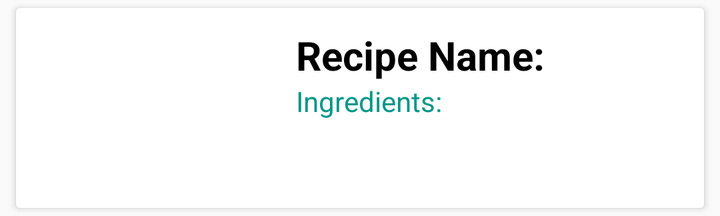
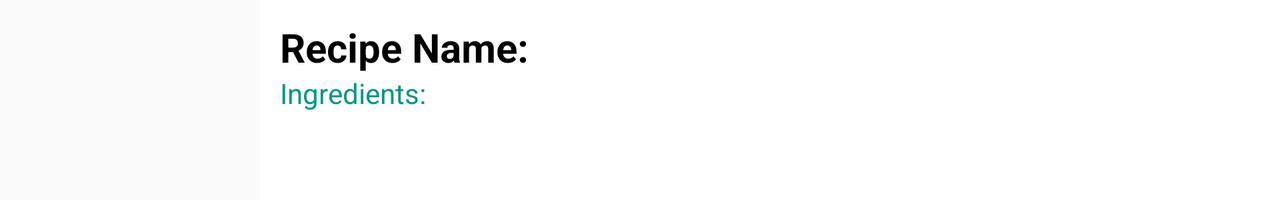

An Android layout and its configuration variant, each rendered on a device that would load it. The default file and the variant file are quoted in full after the pictures.
<!-- AndroidManifest.xml: application theme AppTheme -->
<!-- res/layout/recipe_list_item.xml -->
<?xml version="1.0" encoding="utf-8"?>
<android.support.v7.widget.CardView xmlns:android="http://schemas.android.com/apk/res/android"
    android:layout_height="wrap_content"
    xmlns:app="http://schemas.android.com/apk/res-auto"
    android:layout_marginTop="4dp"
    android:layout_marginLeft="8dp"
    android:layout_marginRight="8dp"
    android:layout_marginBottom="4dp"
    app:cardElevation="2dp"
    android:layout_width="match_parent">
<LinearLayout xmlns:android="http://schemas.android.com/apk/res/android"
    android:orientation="horizontal"
    android:layout_width="match_parent"
    android:layout_height="wrap_content"
   >

    <ImageView
        android:id="@+id/recipeImageView"
        android:layout_width="130dp"
        android:layout_height="100dp"
        android:scaleType="centerCrop" />

    <LinearLayout
        android:layout_width="match_parent"
        android:layout_height="match_parent"
        android:background="#ffffff"
        android:orientation="vertical"
        android:padding="10dp">

        <TextView
            android:id="@+id/recipeTitleTextView"
            android:layout_width="wrap_content"
            android:layout_height="wrap_content"
            android:text="@string/recipe_title"
            android:textColor="@color/colorTextList"
            android:textSize="20sp"
            android:textStyle="bold" />

        <RelativeLayout
            android:layout_width="match_parent"
            android:layout_height="match_parent">

            <TextView
                android:id="@+id/recipeIngredientsTextView"
                android:layout_width="wrap_content"
                android:layout_height="wrap_content"
                android:text="@string/recipe_ingredients"
                android:textColor="@color/colorAccent"
                android:layout_alignParentTop="true"
                android:layout_alignParentLeft="true"
                android:layout_alignParentStart="true" />
        </RelativeLayout>
    </LinearLayout>
</LinearLayout>
</android.support.v7.widget.CardView>
<!-- resources referenced by this layout -->
<resources>
  <color name="colorAccent">#009688</color>
  <color name="colorTextList">#000</color>
  <string name="recipe_ingredients">Ingredients: </string>
  <string name="recipe_title">Recipe Name: </string>
  <style name="AppTheme" parent="Theme.AppCompat.Light.DarkActionBar">
          <item name="colorPrimary">@color/colorPrimaryLight</item>
          <item name="colorPrimaryDark">@color/colorPrimaryLight</item>
          <item name="colorAccent">@color/colorPrimaryLight</item>
  
      </style>
  <color name="colorPrimaryLight">#1DCEB3</color>
</resources>
<!-- res/layout-land/recipe_list_item.xml (the repository's variant of the layout above) -->
<!-- drawn on the phone turned sideways -->
<?xml version="1.0" encoding="utf-8"?>
<LinearLayout xmlns:android="http://schemas.android.com/apk/res/android"
    android:orientation="horizontal"
    android:layout_width="match_parent"
    android:layout_height="wrap_content"
    >

    <ImageView
        android:id="@+id/recipeImageView"
        android:layout_width="130dp"
        android:layout_height="100dp"
        android:scaleType="centerCrop" />

    <LinearLayout
        android:layout_width="match_parent"
        android:layout_height="match_parent"
        android:background="#ffffff"
        android:orientation="vertical"
        android:padding="10dp">

        <TextView
            android:id="@+id/recipeTitleTextView"
            android:layout_width="wrap_content"
            android:layout_height="wrap_content"
            android:text="@string/recipe_title"
            android:textColor="@color/colorTextList"
            android:textSize="20sp"
            android:textStyle="bold" />

        <RelativeLayout
            android:layout_width="match_parent"
            android:layout_height="match_parent">

            <TextView
                android:id="@+id/recipeIngredientsTextView"
                android:layout_width="wrap_content"
                android:layout_height="wrap_content"
                android:text="@string/recipe_ingredients"
                android:textColor="@color/colorAccent"
                android:layout_alignParentTop="true"
                android:layout_alignParentLeft="true"
                android:layout_alignParentStart="true" />
        </RelativeLayout>
    </LinearLayout>
</LinearLayout>
